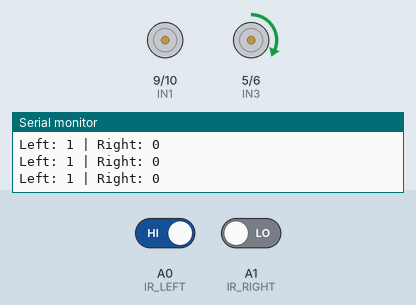
The sketch below on a simulated Arduino Uno, built with avr-gcc and run on an emulated ATmega328P. On the bench: motor-driver pin pairs drawn as motors (green arrow = first pin HIGH = forward, orange = second pin HIGH = backward, longer = more drive, scaled by the enable pin), the last lines printed to the serial monitor. The test bench sets the inputs (shaded band); at power-on: A0 (IR_LEFT) HIGH, A1 (IR_RIGHT) LOW.

Above: at 1.2 s.
1.3 s: A0 (IR_LEFT) driven LOW
At 2.5 s:
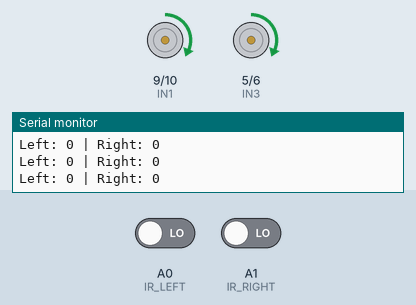
2.8 s: A1 (IR_RIGHT) driven HIGH
At 3.6 s:
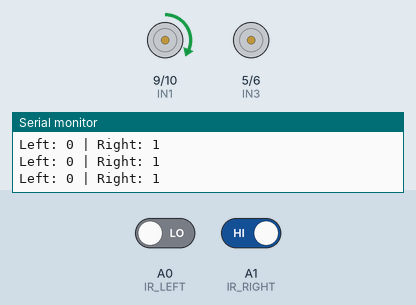
4.3 s: A0 (IR_LEFT) driven HIGH
At 4.7 s:
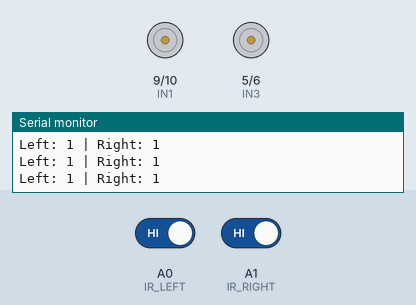
Timing chart, 0 to 7.3 s (numbered marks = the images above; inputs shaded):
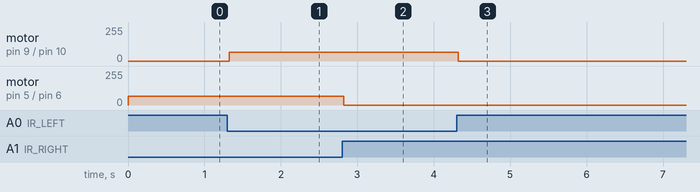

The sketch:

line_following_robot.ino
```cpp
// IR sensor pins
#define IR_LEFT A0
#define IR_RIGHT A1

// Motor driver pins
#define IN1 9   // Left Motor +
#define IN2 10  // Left Motor -
#define IN3 5   // Right Motor +
#define IN4 6   // Right Motor -
#define ENA 3   // Left Motor Speed (PWM)
#define ENB 11  // Right Motor Speed (PWM)

// Motor speed (adjust as needed: 0 to 255)
int motorSpeed = 65;

void setup() {
  // Sensor inputs
  pinMode(IR_LEFT, INPUT);
  pinMode(IR_RIGHT, INPUT);

  // Motor outputs
  pinMode(IN1, OUTPUT);
  pinMode(IN2, OUTPUT);
  pinMode(IN3, OUTPUT);
  pinMode(IN4, OUTPUT);
  pinMode(ENA, OUTPUT);
  pinMode(ENB, OUTPUT);

  Serial.begin(9600); // Optional for debugging
}

void loop() {
  // Read sensor values
  int leftSensor = digitalRead(IR_LEFT);
  int rightSensor = digitalRead(IR_RIGHT);

  // Optional: print values for testing
  Serial.print("Left: ");
  Serial.print(leftSensor);
  Serial.print(" | Right: ");
  Serial.println(rightSensor);

  if (leftSensor == LOW && rightSensor == LOW) {
    // Both sensors on black -> move forward
    moveForward();
  }
  else if (leftSensor == LOW && rightSensor == HIGH) {
    // Left on black, right on white -> turn right
    turnRight();
  }
  else if (leftSensor == HIGH && rightSensor == LOW) {
    // Right on black, left on white -> turn left
    turnLeft();
  }
  else {
    // Both on white (off track) -> stop or search
    stopMotors();
  }
}

void moveForward() {
  digitalWrite(IN1, HIGH);
  digitalWrite(IN2, LOW);
  digitalWrite(IN3, HIGH);
  digitalWrite(IN4, LOW);
  analogWrite(ENA, motorSpeed);
  analogWrite(ENB, motorSpeed);
}

void turnLeft() {
  digitalWrite(IN1, LOW);
  digitalWrite(IN2, LOW);
  digitalWrite(IN3, HIGH);
  digitalWrite(IN4, LOW);
  analogWrite(ENA, 0);
  analogWrite(ENB, motorSpeed);
}

void turnRight() {
  digitalWrite(IN1, HIGH);
  digitalWrite(IN2, LOW);
  digitalWrite(IN3, LOW);
  digitalWrite(IN4, LOW);
  analogWrite(ENA, motorSpeed);
  analogWrite(ENB, 0);
}

void stopMotors() {
  digitalWrite(IN1, LOW);
  digitalWrite(IN2, LOW);
  digitalWrite(IN3, LOW);
  digitalWrite(IN4, LOW);
  analogWrite(ENA, 0);
  analogWrite(ENB, 0);
}
```

Measured:
- after the input at 1.3 s, motor on pin 9 (IN1) / pin 10 (IN2): stopped → forward 65/255 at once
- after the input at 2.8 s, motor on pin 5 (IN3) / pin 6 (IN4): forward 65/255 → stopped at once
- after the input at 4.3 s, motor on pin 9 (IN1) / pin 10 (IN2): forward 65/255 → stopped at once
